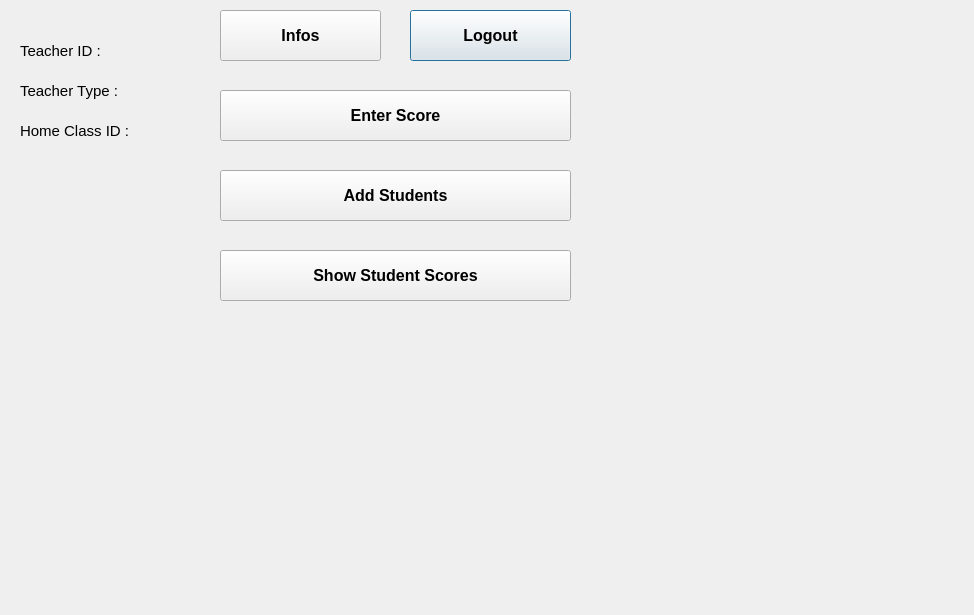
<?xml version="1.0" encoding="UTF-8"?>
<ui version="4.0">
 <class>Dialog</class>
 <widget class="QDialog" name="Dialog">
  <property name="geometry">
   <rect>
    <x>0</x>
    <y>0</y>
    <width>974</width>
    <height>615</height>
   </rect>
  </property>
  <property name="windowTitle">
   <string>Dialog</string>
  </property>
  <widget class="QPushButton" name="logoutBtn">
   <property name="geometry">
    <rect>
     <x>410</x>
     <y>10</y>
     <width>161</width>
     <height>51</height>
    </rect>
   </property>
   <property name="font">
    <font>
     <pointsize>12</pointsize>
     <weight>75</weight>
     <bold>true</bold>
    </font>
   </property>
   <property name="text">
    <string>Logout</string>
   </property>
  </widget>
  <widget class="QPushButton" name="openInfosBtn">
   <property name="geometry">
    <rect>
     <x>220</x>
     <y>10</y>
     <width>161</width>
     <height>51</height>
    </rect>
   </property>
   <property name="font">
    <font>
     <pointsize>12</pointsize>
     <weight>75</weight>
     <bold>true</bold>
    </font>
   </property>
   <property name="text">
    <string>Infos</string>
   </property>
  </widget>
  <widget class="QLabel" name="teacherIdLabel">
   <property name="geometry">
    <rect>
     <x>20</x>
     <y>30</y>
     <width>151</width>
     <height>41</height>
    </rect>
   </property>
   <property name="font">
    <font>
     <pointsize>11</pointsize>
    </font>
   </property>
   <property name="text">
    <string>Teacher ID : </string>
   </property>
  </widget>
  <widget class="QPushButton" name="enterScoreBtn">
   <property name="geometry">
    <rect>
     <x>220</x>
     <y>90</y>
     <width>351</width>
     <height>51</height>
    </rect>
   </property>
   <property name="font">
    <font>
     <pointsize>12</pointsize>
     <weight>75</weight>
     <bold>true</bold>
    </font>
   </property>
   <property name="text">
    <string>Enter Score</string>
   </property>
  </widget>
  <widget class="QPushButton" name="addStudentBtn">
   <property name="geometry">
    <rect>
     <x>220</x>
     <y>170</y>
     <width>351</width>
     <height>51</height>
    </rect>
   </property>
   <property name="font">
    <font>
     <pointsize>12</pointsize>
     <weight>75</weight>
     <bold>true</bold>
    </font>
   </property>
   <property name="text">
    <string>Add Students</string>
   </property>
  </widget>
  <widget class="QLabel" name="teacherTypeLabel">
   <property name="geometry">
    <rect>
     <x>20</x>
     <y>70</y>
     <width>131</width>
     <height>41</height>
    </rect>
   </property>
   <property name="font">
    <font>
     <pointsize>11</pointsize>
    </font>
   </property>
   <property name="text">
    <string>Teacher Type : </string>
   </property>
  </widget>
  <widget class="QLabel" name="classIdLabel">
   <property name="geometry">
    <rect>
     <x>20</x>
     <y>110</y>
     <width>261</width>
     <height>41</height>
    </rect>
   </property>
   <property name="font">
    <font>
     <pointsize>11</pointsize>
    </font>
   </property>
   <property name="text">
    <string>Home Class ID :</string>
   </property>
  </widget>
  <widget class="QPushButton" name="showStudentScoresBtn">
   <property name="geometry">
    <rect>
     <x>220</x>
     <y>250</y>
     <width>351</width>
     <height>51</height>
    </rect>
   </property>
   <property name="font">
    <font>
     <pointsize>12</pointsize>
     <weight>75</weight>
     <bold>true</bold>
    </font>
   </property>
   <property name="text">
    <string>Show Student Scores</string>
   </property>
  </widget>
 </widget>
 <resources/>
 <connections/>
</ui>
